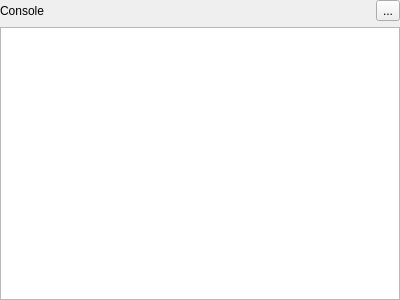
<?xml version="1.0" encoding="UTF-8"?>
<ui version="4.0">
 <class>Ripes::ConsoleWidget</class>
 <widget class="QWidget" name="Ripes::ConsoleWidget">
  <property name="geometry">
   <rect>
    <x>0</x>
    <y>0</y>
    <width>400</width>
    <height>300</height>
   </rect>
  </property>
  <property name="windowTitle">
   <string>Form</string>
  </property>
  <layout class="QGridLayout" name="gridLayout">
   <property name="leftMargin">
    <number>0</number>
   </property>
   <property name="topMargin">
    <number>0</number>
   </property>
   <property name="rightMargin">
    <number>0</number>
   </property>
   <property name="bottomMargin">
    <number>0</number>
   </property>
   <item row="0" column="0">
    <layout class="QVBoxLayout" name="verticalLayout_3">
     <item>
      <layout class="QHBoxLayout" name="horizontalLayout">
       <item>
        <widget class="QLabel" name="label_5">
         <property name="text">
          <string>Console</string>
         </property>
        </widget>
       </item>
       <item>
        <spacer name="horizontalSpacer">
         <property name="orientation">
          <enum>Qt::Horizontal</enum>
         </property>
         <property name="sizeHint" stdset="0">
          <size>
           <width>40</width>
           <height>20</height>
          </size>
         </property>
        </spacer>
       </item>
       <item>
        <widget class="QToolButton" name="clearConsoleButton">
         <property name="text">
          <string>...</string>
         </property>
        </widget>
       </item>
      </layout>
     </item>
     <item>
      <widget class="Console" name="console">
       <property name="sizePolicy">
        <sizepolicy hsizetype="MinimumExpanding" vsizetype="MinimumExpanding">
         <horstretch>0</horstretch>
         <verstretch>0</verstretch>
        </sizepolicy>
       </property>
       <property name="minimumSize">
        <size>
         <width>0</width>
         <height>0</height>
        </size>
       </property>
      </widget>
     </item>
    </layout>
   </item>
  </layout>
 </widget>
 <customwidgets>
  <customwidget>
   <class>Console</class>
   <extends>QPlainTextEdit</extends>
   <header>console.h</header>
  </customwidget>
 </customwidgets>
 <resources/>
 <connections/>
</ui>
